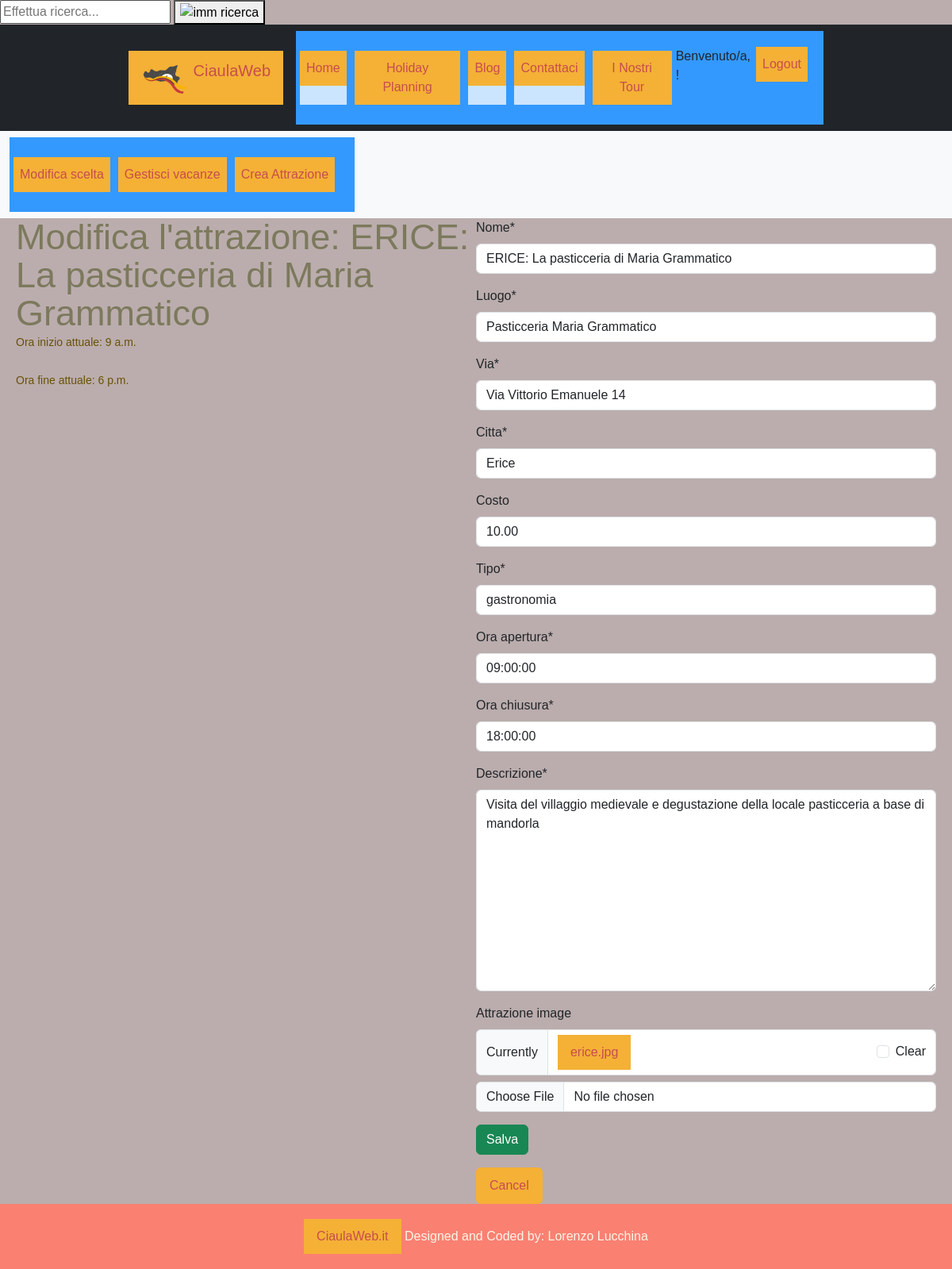
/attractions/modificaattrazione/ERICE: La pasticceria di Maria Grammatico (signed in), run on an earlier commit of the app's database.
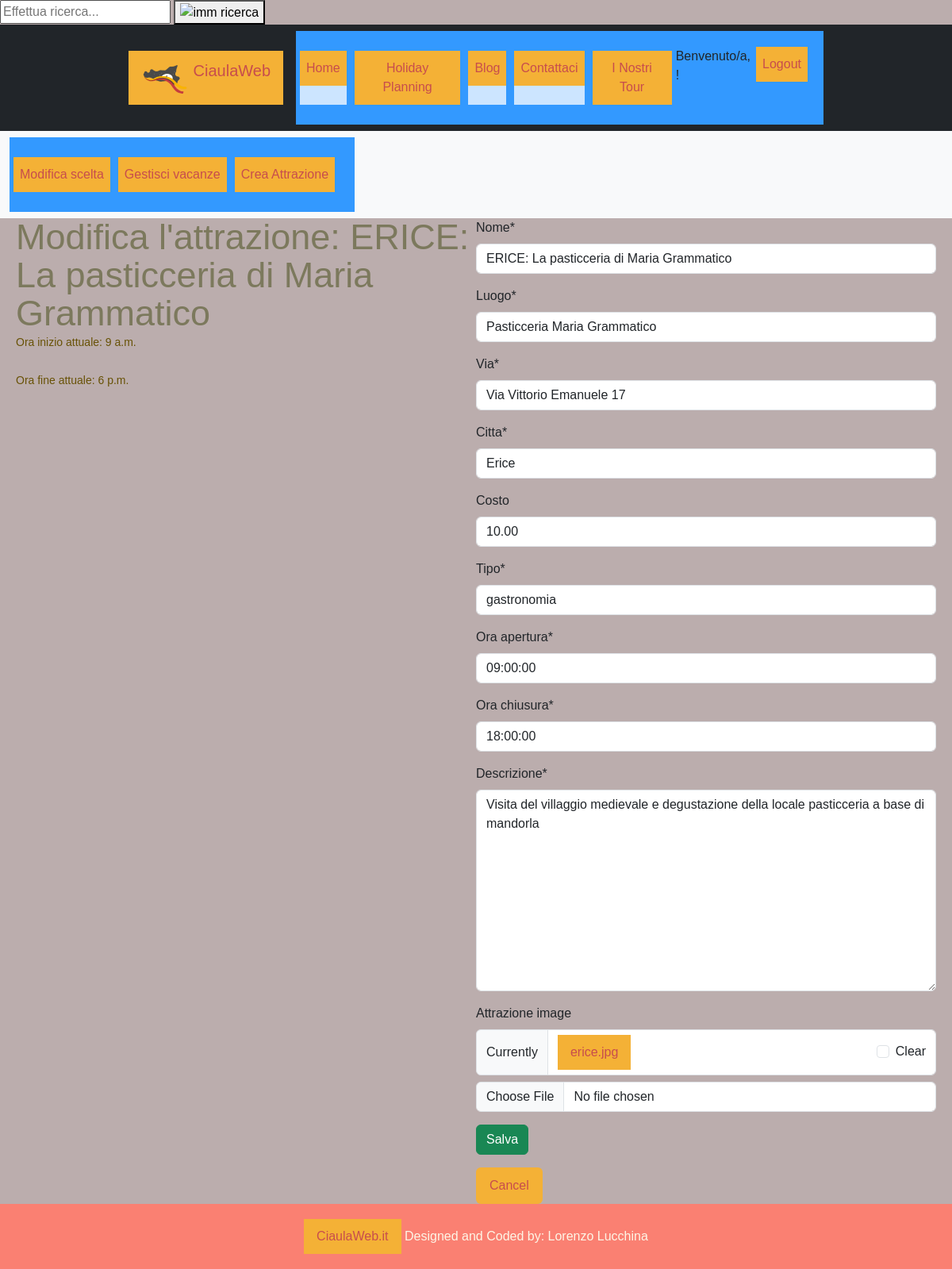
And on a later commit of the database.
### attractions/models.py (models this page shows, shortened)
class Attrazione(models.Model):
    objects = None
    nome = models.CharField(max_length=200, primary_key=True)
    luogo = models.CharField(max_length=300)
    via = models.CharField(max_length=500)
    citta = models.CharField(max_length=200)
    costo = models.DecimalField(max_digits=10, decimal_places=2, blank=True)
    tipo = models.CharField(max_length=200)
    oraApertura = models.TimeField('ora apertura')
    oraChiusura = models.TimeField('ora chiusura')
    descrizione = models.TextField()
    attrazione_image = models.ImageField(blank=True, null=True)  # , upload_to='attractionImages/')
    class Meta:
        verbose_name = "Attrazione"
        verbose_name_plural = "Attrazioni"

### attractions/views.py (the view, shortened to what this page needs)
# urls.py: path("modificaattrazione/<pk>", AggiornaAttrazione.as_view(), name="modifica_attrazione"),
class AggiornaAttrazione(UserPassesTestMixin, UpdateView):
    model = Attrazione
    template_name = "attractions/aggiorna_attrazione.html"
    form_class = CreaAttrazioneForm
    def test_func(self):
        return self.request.user.is_staff

### attractions/forms.py (shortened to what this page needs)
class CreaAttrazioneForm(forms.ModelForm):
    helper = FormHelper()
    helper.form_id = 'attrazione-crispy-form'
    helper.form_method = 'POST'
    helper.add_input(Submit('submit', 'Salva'))
    helper.inputs[0].field_classes = 'btn btn-success'
    class Meta:
        model = Attrazione
        fields = "__all__"

### profiles/models.py (called while the page is built)
    @property
    def is_staff(self):
        return self.is_admin

### attractions/templates/attractions/aggiorna_attrazione.html (shortened to what this page needs)
{% extends "base.html" %}
{% load crispy_forms_tags %}
{% block content %}
    <div style="display: flex;">
        <div style="flex: 1; margin-left: 20px;">
            <h1>Modifica l'attrazione: {{ attrazione.nome }}</h1>
            <p>Ora inizio attuale: {{ attrazione.oraApertura }}</p>
            <p>Ora fine attuale: {{ attrazione.oraChiusura }}</p>
        </div>
        <div style="flex: 1; margin-right: 20px">
            {% crispy form %}
            <a class="btn" href="{% url 'attractions:dettaglioattr' attrazione.pk %}">Cancel</a>
        </div>
    </div>
{% endblock %}

What changed in the data, as far as the page shows it:
changed Attrazione "ERICE: La pasticceria di Maria Grammatico": via "Via Vittorio Emanuele 14" → "Via Vittorio Emanuele 17"
